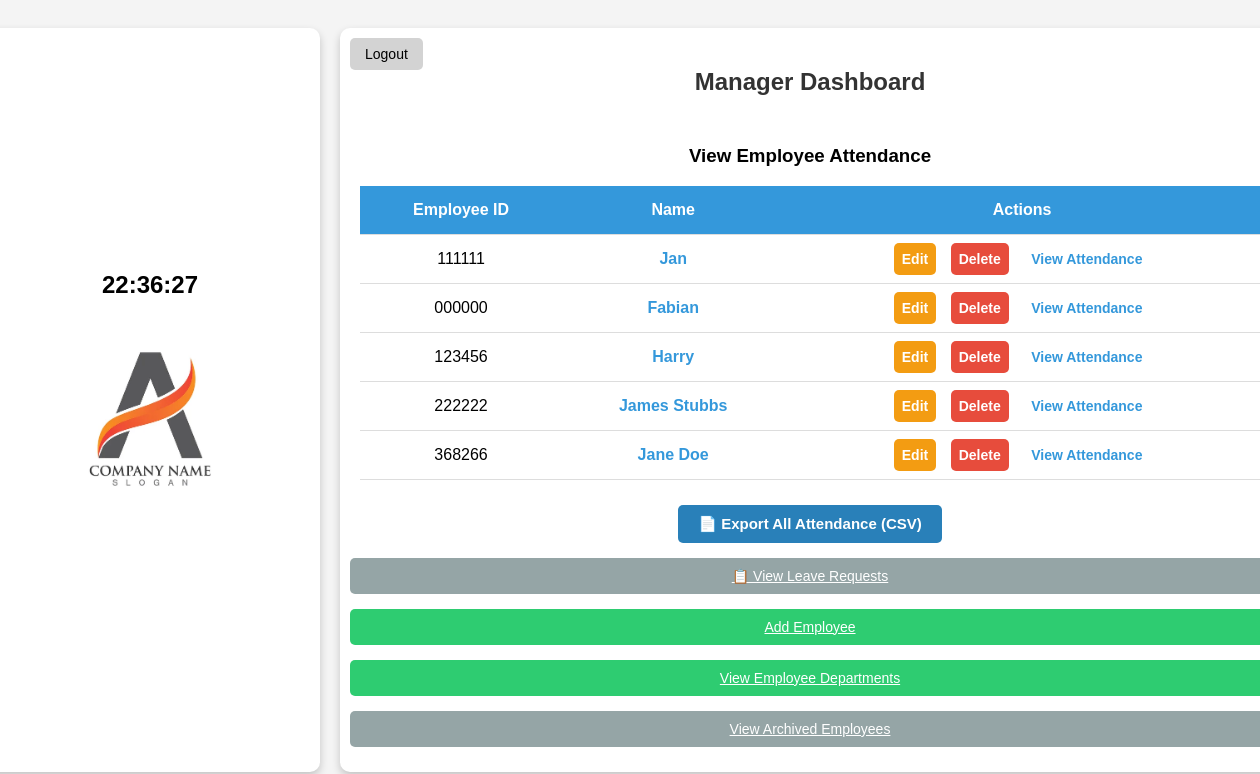
Before: /manager/ with the older database file.
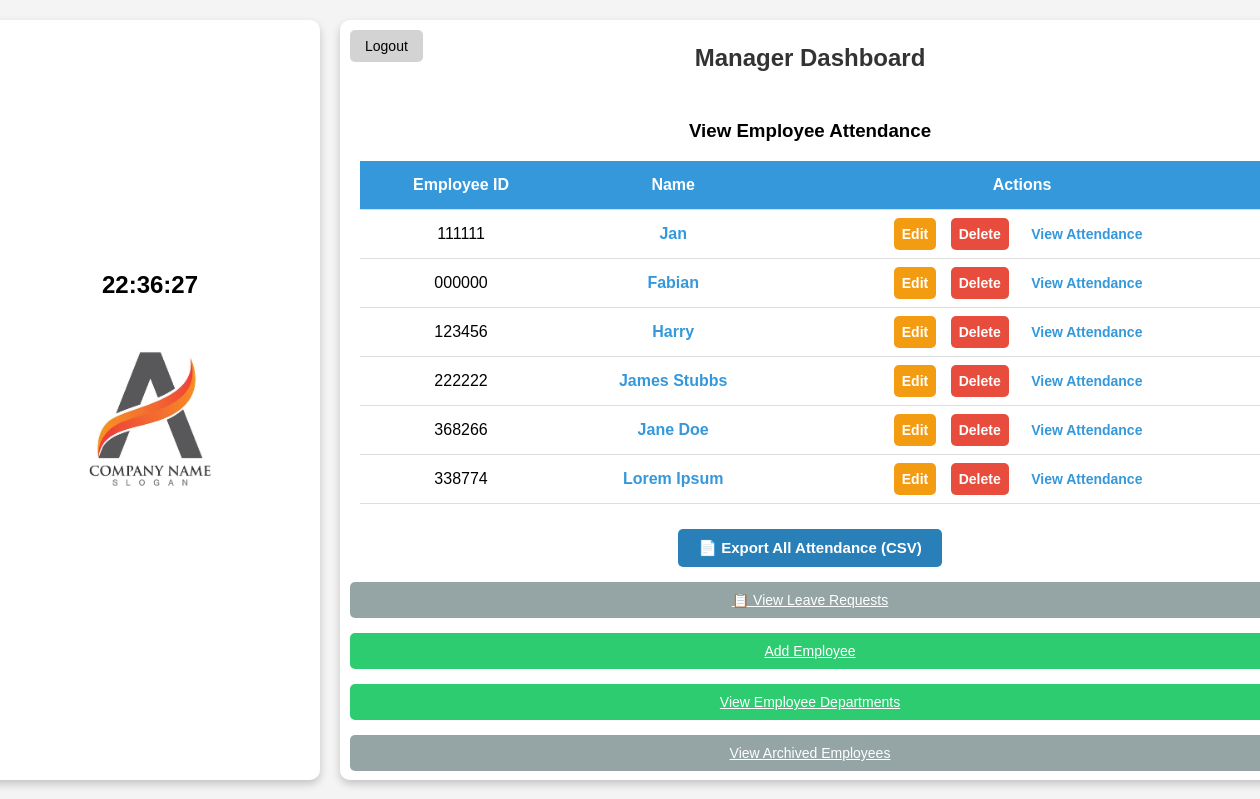
After: the same page with the newer database file.
### employees/models.py (models this page shows, shortened)
class Employee(AbstractBaseUser):
    employee_id = models.CharField(max_length=6, unique=True)
    name = models.CharField(max_length=100)
    passcode = models.CharField(max_length=6)
    department = models.ForeignKey(
        Department,
        on_delete=models.CASCADE,
        related_name='employees',
        null=False,
        default=""
    )
    is_manager = models.BooleanField(default=False)
    archived = models.BooleanField(default=False)
    archive_date = models.DateTimeField(null=True, blank=True)
    profile_picture = models.ImageField(upload_to='profile_pictures/', blank=True, null=True,default='profile_pictures/default.jpg')
    objects = EmployeeManager()
    USERNAME_FIELD = 'employee_id'
    REQUIRED_FIELDS = ['name']

### employees/views.py (the view)
# urls.py: path('manager/', views.manager_dashboard, name='manager_dashboard'),
def manager_dashboard(request):
    employees = Employee.objects.filter(archived=False)
    return render(request, 'employees/manager_dashboard.html', {'employees': employees})

### employees/templates/employees/manager_dashboard.html (shortened to what this page needs)
<!DOCTYPE html>
<html lang="en">
<head>
    {% load static %}
</head>
<body>
    <div class="wrapper">
        <div class="box left-box">
            <div class="clock" id="clock">00:00:00</div>
            <img src="{% static 'images/logo.jpg' %}" alt="Company Logo" class="logo">
        </div>
        <div class="box right-box">
            <a href="{% url 'logout' %}" class="logout-btn">Logout</a>
            <h2>Manager Dashboard</h2>
            <div class="attendance-container">
                <h3>View Employee Attendance</h3>
                <table>
                    <tr>
                        <th>Employee ID</th>
                        <th>Name</th>
                        <th>Actions</th>
                    </tr>
                    {% for employee in employees %}
                        {% if not employee.archived %}
                        <tr>
                            <td>{{ employee.employee_id }}</td>
                            <td>
                                <a href="{% url 'employee_detail' employee.employee_id %}">
                                    {{ employee.name }}
                                </a>
                            </td>
                            <td>
                                <a href="{% url 'update_employee' employee.employee_id %}" class="button edit-btn">Edit</a>
                                <a href="{% url 'archive_employee' employee.employee_id %}" class="button delete-btn">Delete</a>
                                <a href="{% url 'employee_attendance_records' employee.employee_id %}" class="button view-btn">View Attendance</a>
                            </td>
                        </tr>
                        {% endif %}
                    {% endfor %}
                </table>
                <div class="export-container">
                    <a href="{% url 'export_attendance_csv' %}" class="button export-btn">
                        📄 Export All Attendance (CSV)
                    </a>
                </div>
            </div>
            <a href="{% url 'view_leave_requests' %}" class="button archive-view-btn">📋 View Leave Requests</a>
            <a href="{% url 'add_employee' %}" class="button add-btn">Add Employee</a>
            <a href="{% url 'departments' %}" class="button add-btn">View Employee Departments</a>
            <a href="{% url 'archived_employees' %}" class="button archive-view-btn">View Archived Employees</a>
        </div>
    </div>
</body>
</html>

Changed rows visible on the page:
added Employee: employee_id "338774", name "Lorem Ipsum"
